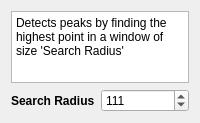
              <widget class="QWidget" name="page_peak_local_max">
               <layout class="QFormLayout" name="formLayout_5">
                <item row="1" column="0">
                 <widget class="QLabel" name="label_22">
                  <property name="font">
                   <font>
                    <bold>true</bold>
                   </font>
                  </property>
                  <property name="text">
                   <string>Search Radius</string>
                  </property>
                 </widget>
                </item>
                <item row="1" column="1">
                 <widget class="QSpinBox" name="peak_local_max_radius">
                  <property name="accelerated">
                   <bool>true</bool>
                  </property>
                  <property name="minimum">
                   <number>5</number>
                  </property>
                  <property name="maximum">
                   <number>9999</number>
                  </property>
                  <property name="stepType">
                   <enum>QAbstractSpinBox::AdaptiveDecimalStepType</enum>
                  </property>
                  <property name="value">
                   <number>111</number>
                  </property>
                 </widget>
                </item>
                <item row="0" column="0" colspan="2">
                 <widget class="QTextBrowser" name="peak_local_max_info">
                  <property name="sizePolicy">
                   <sizepolicy hsizetype="Expanding" vsizetype="Preferred">
                    <horstretch>0</horstretch>
                    <verstretch>0</verstretch>
                   </sizepolicy>
                  </property>
                  <property name="verticalScrollBarPolicy">
                   <enum>Qt::ScrollBarAsNeeded</enum>
                  </property>
                  <property name="sizeAdjustPolicy">
                   <enum>QAbstractScrollArea::AdjustToContents</enum>
                  </property>
                  <property name="html">
                   <string>&lt;!DOCTYPE HTML PUBLIC &quot;-//W3C//DTD HTML 4.0//EN&quot; &quot;http://www.w3.org/TR/REC-html40/strict.dtd&quot;&gt;
&lt;html&gt;&lt;head&gt;&lt;meta name=&quot;qrichtext&quot; content=&quot;1&quot; /&gt;&lt;meta charset=&quot;utf-8&quot; /&gt;&lt;style type=&quot;text/css&quot;&gt;
p, li { white-space: pre-wrap; }
hr { height: 1px; border-width: 0; }
li.unchecked::marker { content: &quot;\2610&quot;; }
li.checked::marker { content: &quot;\2612&quot;; }
&lt;/style&gt;&lt;/head&gt;&lt;body style=&quot; font-family:'Segoe UI'; font-size:9pt; font-weight:400; font-style:normal;&quot;&gt;
&lt;p style=&quot; margin-top:0px; margin-bottom:0px; margin-left:0px; margin-right:0px; -qt-block-indent:0; text-indent:0px;&quot;&gt;Detects peaks by finding the highest point in a window of size 'Search Radius'&lt;/p&gt;&lt;/body&gt;&lt;/html&gt;</string>
                  </property>
                 </widget>
                </item>
               </layout>
              </widget>
